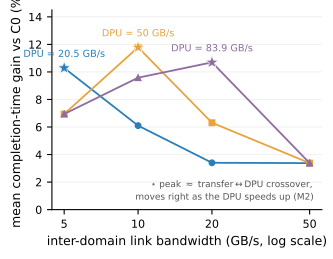

Here is the Python script that generated this plot:
#!/usr/bin/env python3
# fig_bandwidth_bridge_v2.py -- Fig 5 redesign: markers, sequential
# blues (ordered DPU rate), direct peak labels (no legend), starred
# crossovers. No theory curve (M3: no closed form predicts cycles;
# kappa regime-dependent) and no global regime shading (crossover is
# per-line). Anchors: Table V cells, verified 2026-07-15.
import csv, statistics as st
from collections import defaultdict
import fig_style
fig_style.apply()
import matplotlib.pyplot as plt

CSV = "sensitivity_gpd8_results.csv"
OUT = "fig_bandwidth_bridge_v3.pdf"
BWS  = [5, 10, 20, 50]
DPUS = [(20500, fig_style.CARTS_BLUE, "o", "DPU = 20.5 GB/s"),
        (50000, "#E8A33D", "s", "DPU = 50 GB/s"),
        (83900, "#8E6C9E", "^", "DPU = 83.9 GB/s")]
LOCK = {(5,20500):10.3,(5,50000):6.9,(5,83900):6.9,
 (10,20500):6.1,(10,50000):11.8,(10,83900):9.6,
 (20,20500):3.4,(20,50000):6.3,(20,83900):10.7,
 (50,20500):3.4,(50,50000):3.4,(50,83900):3.4}
TOL = 0.05
PEAK = {20500: 5, 50000: 10, 83900: 20}

d = defaultdict(list)
for r in csv.DictReader(open(CSV)):
    d[(int(r["bw_gbs"]), int(r["dpu_bytes_per_us"]))].append(float(r["new_vs_c0"]))
mean = {k: st.mean(v) for k, v in d.items()}
for k, e in LOCK.items():
    assert len(d[k]) == 6 and abs(mean[k] - e) <= TOL, "anchor fail %s" % (k,)
print("all anchors verified -- plotting")

fig, ax = plt.subplots(figsize=(3.5, 2.6))
for dpu, col, mk, lbl in DPUS:
    y = [mean[(b, dpu)] for b in BWS]
    ax.plot(BWS, y, marker=mk, markersize=4, linewidth=1.3,
            color=col, zorder=3)
    pk = PEAK[dpu]
    ax.plot([pk], [mean[(pk, dpu)]], marker="*", markersize=10,
            color=col, markeredgecolor="white", markeredgewidth=0.5,
            zorder=4)
    ax.annotate(lbl, xy=(pk, mean[(pk, dpu)]),
                xytext=(0, 8), textcoords="offset points",
                ha="center", fontsize=7, color=col)
ax.set_xscale("log")
ax.set_xticks(BWS); ax.set_xticklabels(["5", "10", "20", "50"])
ax.minorticks_off()
ax.set_xlabel("inter-domain link bandwidth (GB/s, log scale)")
ax.set_ylabel("mean completion-time gain vs C0 (%)")
ax.set_ylim(0, 14.5)
ax.annotate("$\\star$ peak $\\approx$ transfer$\\leftrightarrow$DPU crossover,\n"
            "moves right as the DPU speeds up (M2)",
            xy=(0.97, 0.05), xycoords="axes fraction",
            ha="right", fontsize=6.5, color="#555555")
fig.savefig(OUT)
print("wrote", OUT)
